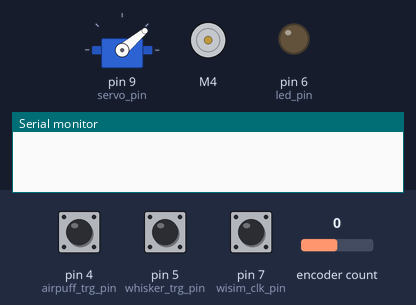
Bench run of a sketch on a simulated Arduino Uno, built with avr-gcc and run on an emulated ATmega328P. Shown: servo, DC motor (green arrow = forward, orange = backward, longer = faster), output pins drawn as LEDs (lit = HIGH), the last lines printed to the serial monitor. The inputs (shaded band) are chosen by the test bench; at power-on: pin 4 (airpuff_trg_pin) HIGH, pin 5 (whisker_trg_pin) HIGH, pin 7 (wisim_clk_pin) HIGH, encoder count 0.

Above: at 2.7 s.
2.8 s: pin 4 (airpuff_trg_pin) pulsed LOW 2 times (0.12 s each, 0.3 s apart)
At 3.02 s:
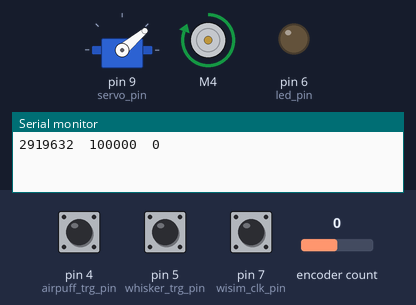
4.9 s: pin 5 (whisker_trg_pin) pulsed LOW 2 times (0.12 s each, 0.3 s apart)
7.9 s: pin 5 (whisker_trg_pin) driven LOW
At 8.05 s:
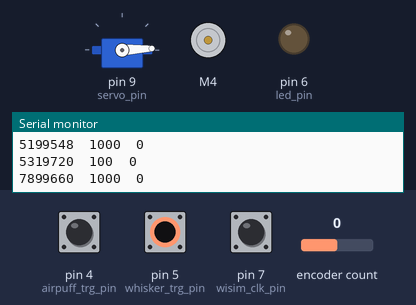
10.9 s: pin 5 (whisker_trg_pin) driven HIGH
At 11.44 s:
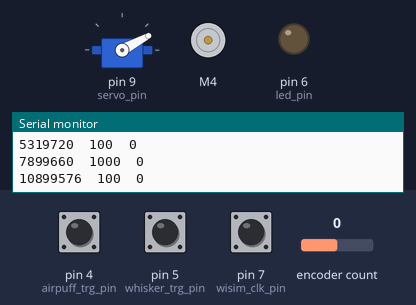
Timing chart, 0 to 14.3 s (numbered marks = the images above; inputs shaded):
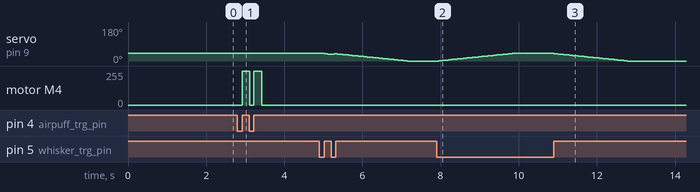

The sketch:

wisim_belt_led_arduino_ramp.ino
```cpp
#include <Servo.h> // servo library
#include <Encoder.h> // encoder library
#include <Wire.h>
#include <Adafruit_MotorShield.h>
#include "utility/Adafruit_MS_PWMServoDriver.h"

// Encoder input pins:
//   Best Performance: both pins have interrupt capability
//   Good Performance: only the first pin has interrupt capability
//   Low Performance:  neither pin has interrupt capability
//   avoid using pins with LEDs attached
//   Arduino uno: pins 2,3 have interrupt, pin 13 has LED

// I/O params
// NEVER USE pins 0 and 1 for general I/O. That would interfere with serial communication!
const int encoder_pin0 = 2;
const int encoder_pin1 = 3;
const int wisim_clk_pin = 7;
const int airpuff_trg_pin = 4;
const int whisker_trg_pin = 5;
const int led_pin = 6;
const int servo_pin = 9;
const unsigned long led_pulse_len_micros = 50000;
const unsigned long airpuff_pulse_len_micros = 200000;

// Experiment params
const int servo_pos0 = 40; // 75
const int servo_pos1 = 0;
const float servo_step = -0.005; // this should be a divisor of (servo_pos1 - servo_pos0)

// Variables
unsigned long time_start = 0;
unsigned long time_curr = 0;
unsigned long time_led_on = 0;
unsigned long time_airpuff_on = 0;
unsigned long time_last_treadmill_serial = 0;
long treadmill_pos_prev = 0;
long treadmill_pos_curr = 0;
int wisim_clk_prev = LOW;
int wisim_clk_curr = LOW;
int whisker_trg_prev = LOW;
int whisker_trg_curr = LOW;
int airpuff_trg_prev = LOW;
int airpuff_trg_curr = LOW;
int servo_move_dir = 0;
float servo_pos = servo_pos0;
int led_prev = LOW;
int led_curr = LOW;
bool waiting_for_start = false; // 0 = waiting for first clk, 1 = running
Encoder treadmill_encoder(encoder_pin0, encoder_pin1);
Servo whisker_servo;
Adafruit_MotorShield AFMS = Adafruit_MotorShield();
Adafruit_DCMotor *airpuff_valve_motor = AFMS.getMotor(4);
// Adafruit_DCMotor *motor2 = AFMS.getMotor(2);
// Adafruit_DCMotor *motor3 = AFMS.getMotor(3);
// Adafruit_DCMotor *motor4 = AFMS.getMotor(4);

byte serial_msg = 0;
// bit 0: clk rising edge occurred
// bit 1: 1 = clk rising edge is first since reset
// bit 2: 1 = moved whisker servo in
// bit 3: 1 = moved whisker servo out
// bit 4: 1 = treadmill pos changed
byte serial_msg_prev = 0;

void setup() {
  time_start = micros();
  Serial.begin(115200);

  // Init inputs
  pinMode(wisim_clk_pin,   INPUT);
  pinMode(whisker_trg_pin, INPUT);
  pinMode(airpuff_trg_pin, INPUT);
  wisim_clk_prev = digitalRead(wisim_clk_pin);
  whisker_trg_prev = digitalRead(whisker_trg_pin);
  airpuff_trg_prev = digitalRead(airpuff_trg_pin);
  treadmill_pos_prev = treadmill_encoder.read();

  // Init outputs
  pinMode(led_pin, OUTPUT);
  digitalWrite(led_pin, LOW);
  //whisker_servo.attach(servo_pin, 553, 2520); // Hitec HS-425BB
  whisker_servo.attach(servo_pin, 900, 2100); // Hitec HS-422
  whisker_servo.write(servo_pos);

  AFMS.begin();
  airpuff_valve_motor->setSpeed(255);
  airpuff_valve_motor->run(RELEASE);
//  motor2->setSpeed(0);
//  motor2->run(RELEASE);
//  motor3->setSpeed(0);
//  motor3->run(RELEASE);
//  motor4->setSpeed(0);
//  motor4->run(RELEASE);
}

void loop() {
  // in each loop, read wisim_clk_pin. if high: report, and flash LED for led_pulse_len_micros
  // in each loop, read whisker_trg_pin. if high: move in. if low, move out.
  // in each loop, read airpuff_trg_pin. if high: puff for puff_pulse_len_micros
  // in each loop, read encoder
  // only report serial output if clk, whisker or encoder event happened
  // reset the clock on first wisim_clk_edge

  time_curr = micros();
  wisim_clk_curr = digitalRead(wisim_clk_pin);
  whisker_trg_curr = digitalRead(whisker_trg_pin);
  airpuff_trg_curr = digitalRead(airpuff_trg_pin);
  treadmill_pos_curr = treadmill_encoder.read();
  serial_msg = 0;

  if (Serial.available()) {
    if (Serial.readString() == "r") {
      waiting_for_start = true;
    }
  }

  if (time_led_on != 0 && ((time_curr - time_led_on) >= led_pulse_len_micros)) {
  //if (wisim_clk_prev == HIGH && wisim_clk_curr == LOW) {
    digitalWrite(led_pin, LOW);
    time_led_on = 0;
  }

  // if wisim_clk had a transition from low to high, we record the timestamp and toggle the LED on
  if (wisim_clk_prev == LOW && wisim_clk_curr == HIGH) {
    serial_msg = serial_msg | 1; // set bit 0 to report that a rising clk edge occurred
    if (true == waiting_for_start) {
      waiting_for_start = false;
      time_start = micros();
      serial_msg = serial_msg | 1 << 1; // set bit 1 to report that we got the first clk edge after reset
    }
    digitalWrite(led_pin, HIGH);
    time_led_on = micros();
  }

  // if whisker_trg_curr has changed, move servo accordingly
  if (whisker_trg_prev == LOW && whisker_trg_curr == HIGH) {
    servo_move_dir = 1;
    serial_msg = serial_msg | 1 << 2;
  }
  if (whisker_trg_prev == HIGH && whisker_trg_curr == LOW) {
    servo_move_dir = -1;
    serial_msg = serial_msg | 1 << 3;
  }

  if (+1 == servo_move_dir) {
    if (servo_pos <= servo_pos1) { // flip < and > here for moving larger to smaller pos
      servo_move_dir = 0;
    } else {
      servo_pos += servo_step;
      whisker_servo.write(servo_pos);
    }
  } else if (-1 == servo_move_dir) {
    if (servo_pos >= servo_pos0) { // flip < and > here for moving larger to smaller pos
      servo_move_dir = 0;
    } else {
      servo_pos -= servo_step;
      whisker_servo.write(servo_pos);
    }
  }

  if (treadmill_pos_prev != treadmill_pos_curr) {
    serial_msg = serial_msg | 1 << 4;
  }

  // if airpuff has been going on for long enough, close solenoid valve
  if (time_airpuff_on != 0 && ((time_curr - time_airpuff_on) >= airpuff_pulse_len_micros)) {
    airpuff_valve_motor->run(RELEASE);
    time_airpuff_on = 0;
  }

  // if airpuff_trg_curr has changed, open solenoid for airpuff
  if (airpuff_trg_prev == LOW && airpuff_trg_curr == HIGH) {
    time_airpuff_on = time_curr;
    airpuff_valve_motor->run(FORWARD);
    serial_msg = serial_msg | 1 << 5;
  }

  if (0 != serial_msg) {
    // if this and the previous message are only treadmill updates, hold off for at least 5 milliseconds
    if (!(1 << 4 == serial_msg && serial_msg_prev == serial_msg && (time_curr - time_last_treadmill_serial) < 5000)) {
      // message format: time_curr as dec int, serial_msg as hex int, treadmill_pos_curr as dec int
      Serial.print(time_curr - time_start);
      Serial.print("\t");
      Serial.print(serial_msg, BIN);
      Serial.print("\t");
      Serial.print(treadmill_pos_curr);
      Serial.print('\n');
      serial_msg_prev = serial_msg;
      if (1 << 4 == serial_msg) time_last_treadmill_serial = time_curr;
    }
  }

  treadmill_pos_prev = treadmill_pos_curr;
  wisim_clk_prev = wisim_clk_curr;
  whisker_trg_prev = whisker_trg_curr;
  airpuff_trg_prev = airpuff_trg_curr;
  led_prev = led_curr;

  //delayMicroseconds(100);
}
```

Measured:
- after the input at 2.8 s, motor M4: alternates forward 255/255 for 0.20 s and stopped for 0.10 s, 4 changes in all, then stays stopped, starting after 0.12 s
- after the input at 7.9 s, servo on pin 9 (servo_pin): moves from 0° to 40° over 1.9 s, starting after 0.05 s
- after the input at 10.9 s, servo on pin 9 (servo_pin): moves from 40° to 0° over 1.9 s, starting at once
